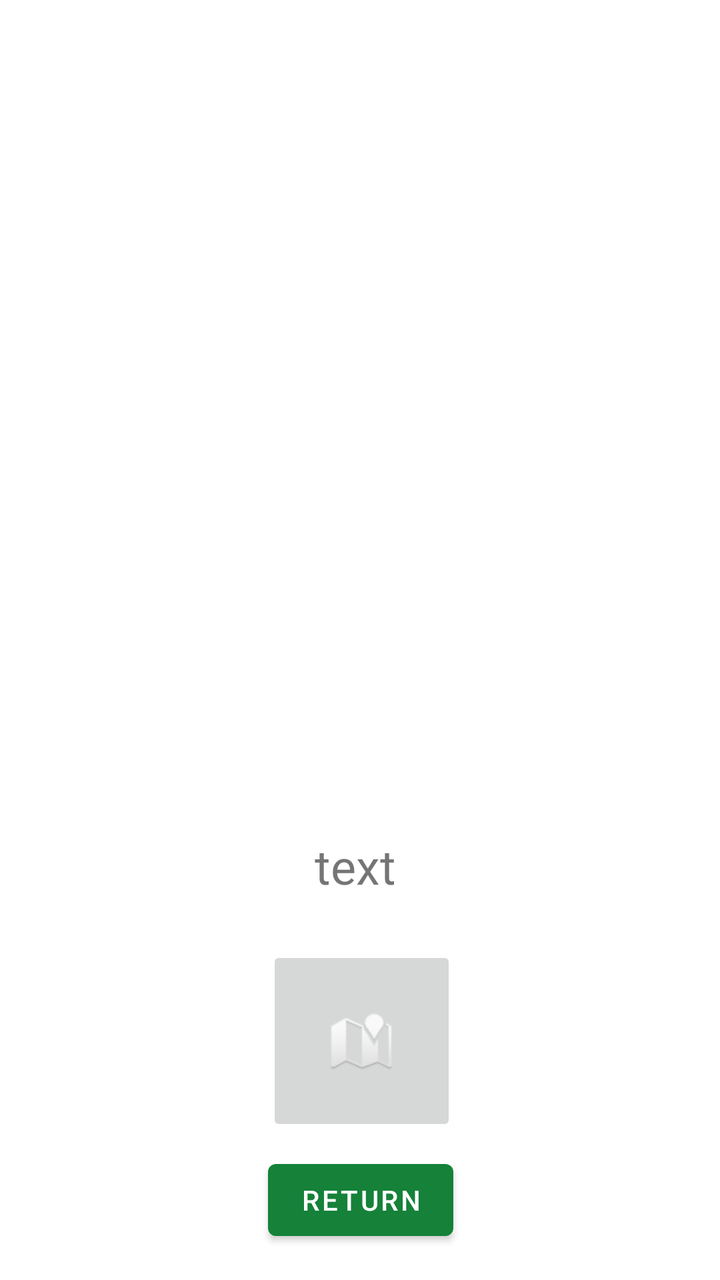
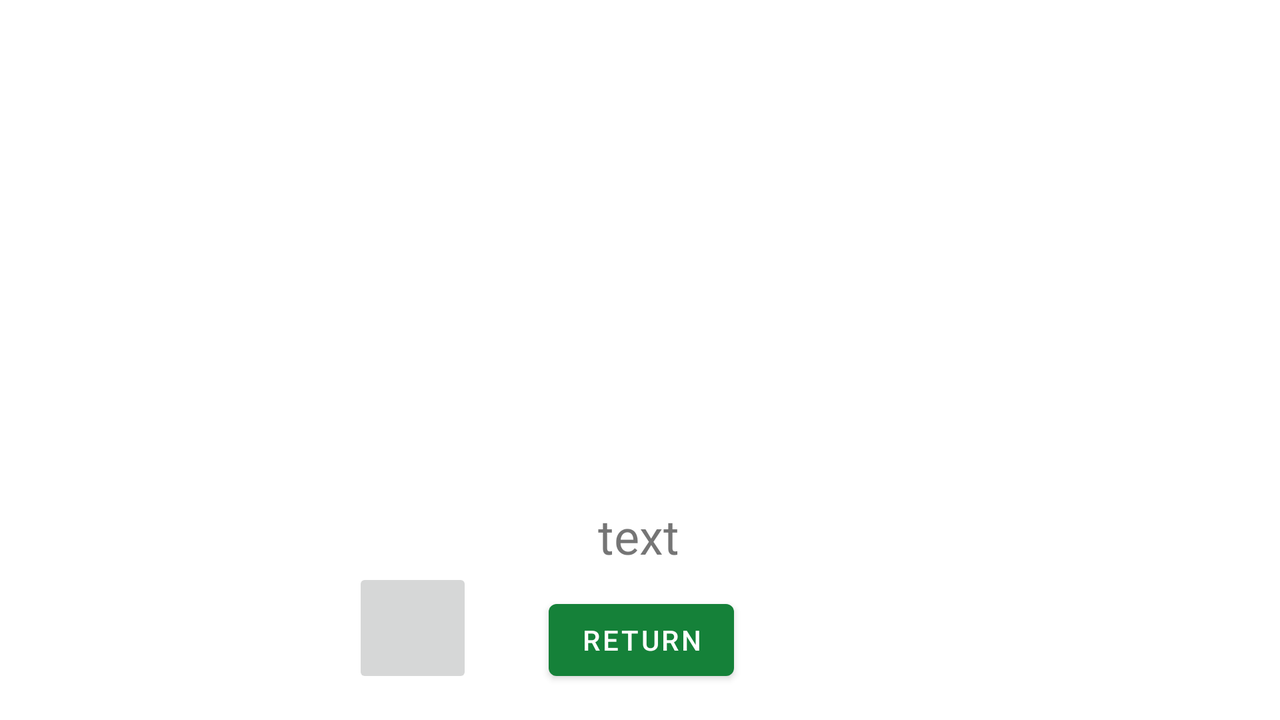

Two renders of one Android screen. The first uses the default layout on a phone; the second uses the alternative layout the repository ships for a different screen configuration, on a matching device. The two XML files are below.
<!-- AndroidManifest.xml: application theme Theme.PhotoWalk -->
<!-- res/layout/friend_picture_preview_fragment.xml -->
<?xml version="1.0" encoding="utf-8"?>
<layout xmlns:tools="http://schemas.android.com/tools"
    xmlns:app="http://schemas.android.com/apk/res-auto"
    xmlns:android="http://schemas.android.com/apk/res/android">

    <data>

    </data>

    <androidx.constraintlayout.widget.ConstraintLayout
        android:layout_width="match_parent"
        android:layout_height="match_parent">

        <ImageView
            android:id="@+id/picture_view"
            android:layout_width="0dp"
            android:layout_height="0dp"
            app:layout_constraintBottom_toTopOf="@+id/date"
            app:layout_constraintEnd_toEndOf="parent"
            app:layout_constraintHorizontal_bias="0.0"
            app:layout_constraintStart_toStartOf="parent"
            app:layout_constraintTop_toTopOf="parent"
            app:layout_constraintVertical_bias="0.0"
            tools:srcCompat="@tools:sample/avatars" />

        <Button
            android:id="@+id/return_button"
            android:layout_width="wrap_content"
            android:layout_height="wrap_content"
            android:layout_marginBottom="16dp"
            android:text="@string/return_text"
            app:layout_constraintBottom_toBottomOf="parent"
            app:layout_constraintEnd_toEndOf="parent"
            app:layout_constraintHorizontal_bias="0.501"
            app:layout_constraintStart_toStartOf="parent" />

        <ImageButton
            android:id="@+id/show_on_map"
            android:layout_width="95dp"
            android:layout_height="95dp"
            android:layout_marginBottom="8dp"
            app:layout_constraintBottom_toTopOf="@+id/return_button"
            app:layout_constraintEnd_toEndOf="parent"
            app:layout_constraintHorizontal_bias="0.503"
            app:layout_constraintStart_toStartOf="parent"
            app:srcCompat="@android:drawable/ic_dialog_map" />

        <TextView
            android:id="@+id/date"
            android:layout_width="wrap_content"
            android:layout_height="wrap_content"
            android:layout_marginBottom="24dp"
            android:textSize="24sp"
            app:layout_constraintBottom_toTopOf="@+id/show_on_map"
            app:layout_constraintEnd_toEndOf="parent"
            app:layout_constraintHorizontal_bias="0.493"
            app:layout_constraintStart_toStartOf="parent"
            tools:text="text" />
    </androidx.constraintlayout.widget.ConstraintLayout>
</layout>
<!-- resources referenced by this layout -->
<resources>
  <string name="return_text">Return</string>
  <style name="Theme.PhotoWalk" parent="Theme.MaterialComponents.DayNight.DarkActionBar">
          
          <item name="colorPrimary">@color/purple_500</item>
          <item name="colorPrimaryVariant">@color/purple_700</item>
          <item name="colorOnPrimary">@color/white</item>
          
          <item name="colorSecondary">@color/teal_200</item>
          <item name="colorSecondaryVariant">@color/teal_700</item>
          <item name="colorOnSecondary">@color/black</item>
          
          <item name="android:statusBarColor" tools:targetApi="l">?attr/colorPrimaryVariant</item>
          
      </style>
  <color name="purple_500">#158139</color>
  <color name="purple_700">#084A26</color>
  <color name="white">#FFFFFFFF</color>
  <color name="teal_200">#FF03DAC5</color>
  <color name="teal_700">#FF018786</color>
  <color name="black">#FF000000</color>
</resources>
<!-- res/layout-land/friend_picture_preview_fragment.xml (the repository's variant of the layout above) -->
<!-- drawn on the phone turned sideways -->
<?xml version="1.0" encoding="utf-8"?>
<layout xmlns:tools="http://schemas.android.com/tools"
    xmlns:app="http://schemas.android.com/apk/res-auto"
    xmlns:android="http://schemas.android.com/apk/res/android">

    <data>

    </data>

    <androidx.constraintlayout.widget.ConstraintLayout
        android:layout_width="match_parent"
        android:layout_height="match_parent">

        <ImageView
            android:id="@+id/picture_view"
            android:layout_width="0dp"
            android:layout_height="0dp"
            app:layout_constraintBottom_toTopOf="@+id/date"
            app:layout_constraintEnd_toEndOf="parent"
            app:layout_constraintHorizontal_bias="0.0"
            app:layout_constraintStart_toStartOf="parent"
            app:layout_constraintTop_toTopOf="parent"
            app:layout_constraintVertical_bias="0.0"
            tools:srcCompat="@tools:sample/avatars" />

        <Button
            android:id="@+id/return_button"
            android:layout_width="wrap_content"
            android:layout_height="wrap_content"
            android:layout_marginBottom="16dp"
            android:text="@string/return_text"
            app:layout_constraintBottom_toBottomOf="parent"
            app:layout_constraintEnd_toEndOf="parent"
            app:layout_constraintHorizontal_bias="0.501"
            app:layout_constraintStart_toStartOf="parent" />

        <ImageButton
            android:id="@+id/show_on_map"
            android:layout_width="60dp"
            android:layout_height="60dp"
            app:layout_constraintBottom_toBottomOf="@+id/return_button"
            app:layout_constraintEnd_toEndOf="parent"
            app:layout_constraintHorizontal_bias="0.304"
            app:layout_constraintStart_toStartOf="parent"
            app:srcCompat="@drawable/ic_location" />

        <TextView
            android:id="@+id/date"
            android:layout_width="wrap_content"
            android:layout_height="wrap_content"
            android:layout_marginBottom="12dp"
            android:textSize="24sp"
            app:layout_constraintBottom_toTopOf="@+id/return_button"
            app:layout_constraintEnd_toEndOf="parent"
            app:layout_constraintHorizontal_bias="0.499"
            app:layout_constraintStart_toStartOf="parent"
            tools:text="text" />
    </androidx.constraintlayout.widget.ConstraintLayout>
</layout>
